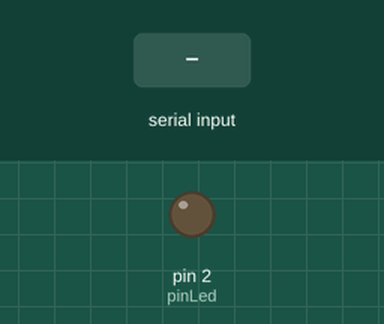
Simulated run of this sketch. Board: Arduino Uno, built with avr-gcc and run on an emulated ATmega328P. On the bench: output pins drawn as LEDs (lit = HIGH). The test bench sets the inputs (shaded band).

Above: at 1.2 s.
1.3 s: "1" received over Serial
At 1.7 s:
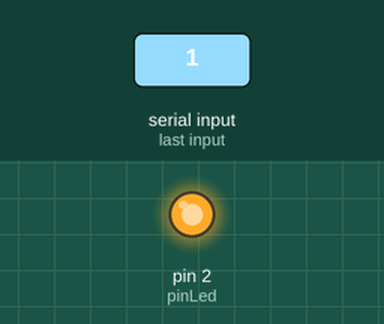
2.8 s: "0" received over Serial
At 4.0 s:
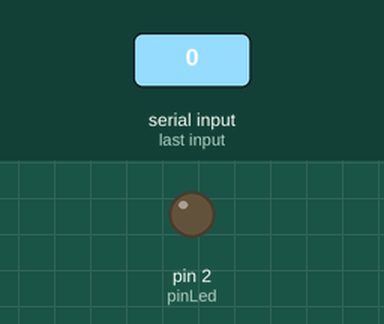
Timing chart, 0 to 5.8 s (numbered marks = the images above; inputs shaded):
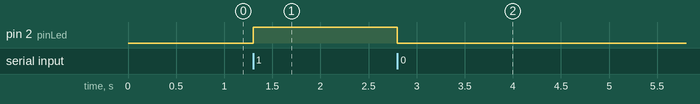

The sketch:

task2.ino
```cpp
//seuaikan pin pada tempat led
const int pinLed = 2;

void setup() {
  //nilai harus sama dengan baudRate pada code Python
  Serial.begin(115200);
  pinMode(pinLed, OUTPUT);
}

void loop() {
  if (Serial.available() > 0) {
    char perintah = Serial.read();

    if (perintah == '1') {
      digitalWrite(pinLed, HIGH);
    } else if (perintah == '0') {
      digitalWrite(pinLed, LOW);
    }
  }
}
```

Measured:
- after the input at 1.3 s, pin 2 (pinLed): LOW → HIGH at once
- after the input at 2.8 s, pin 2 (pinLed): HIGH → LOW at once
